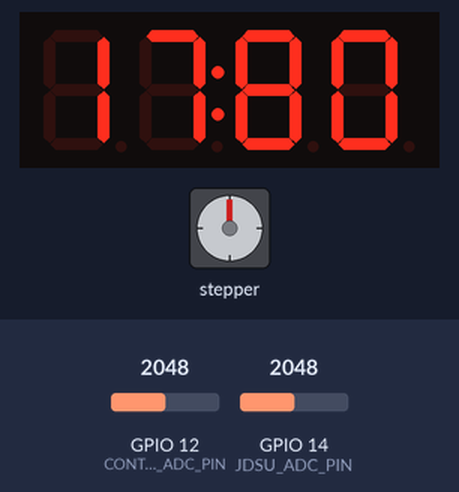
The sketch below on a simulated ESP32. On the bench: stepper motor, 4-digit seven-segment display. Wiring (inferred from the names in the program): stepper motor (2048 steps per turn assumed): coils GPIO 22, GPIO 23, GPIO 21, GPIO 19. Inputs (shaded band) come from the test bench; at power-on: GPIO 12 (CONTROL_ADC_PIN) = 2048, GPIO 14 (JDSU_ADC_PIN) = 2048.

Above: at 1.2 s.
1.3 s: GPIO 12 (CONTROL_ADC_PIN) set to 2263
At 2.02 s:
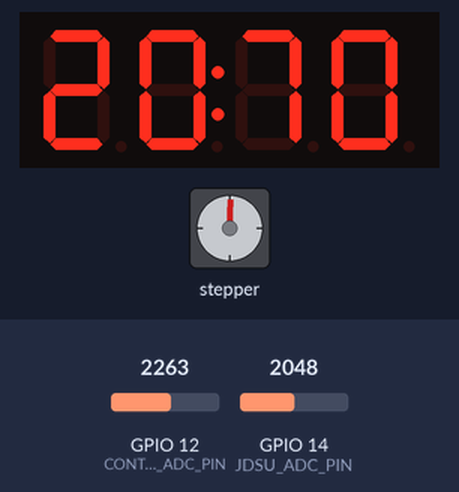
2.9 s: GPIO 12 (CONTROL_ADC_PIN) set to 2339
At 3.94 s:
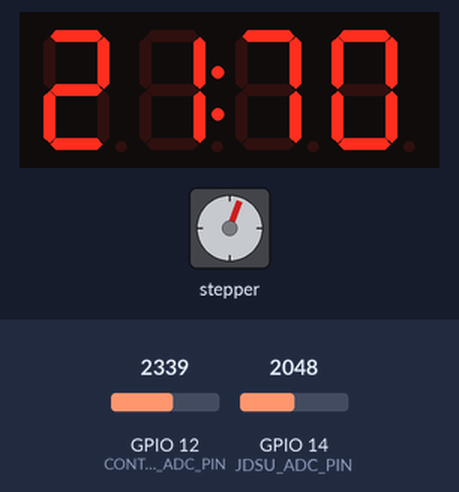
5.5 s: GPIO 12 (CONTROL_ADC_PIN) set to 2866
At 6.2 s:
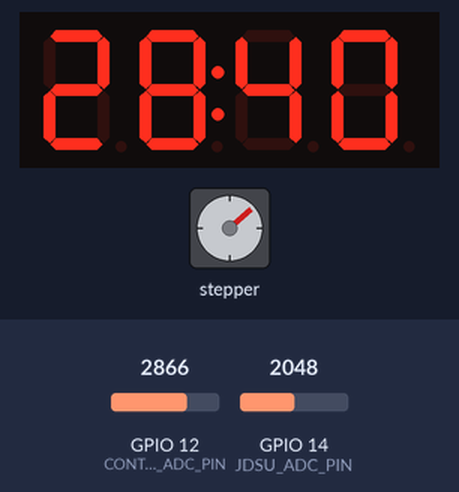
8.5 s: GPIO 14 (JDSU_ADC_PIN) set to 2866
At 9.5 s:
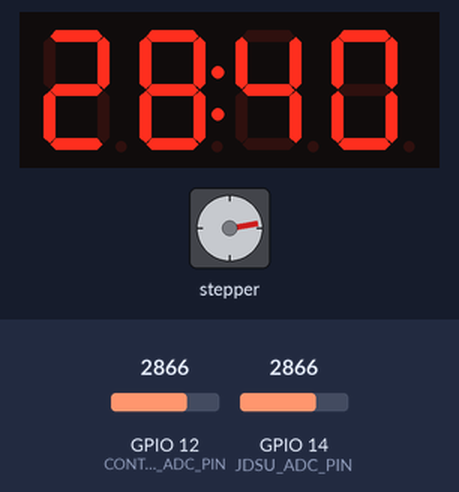
10.1 s: GPIO 14 (JDSU_ADC_PIN) set to 3603
At 12.01 s:
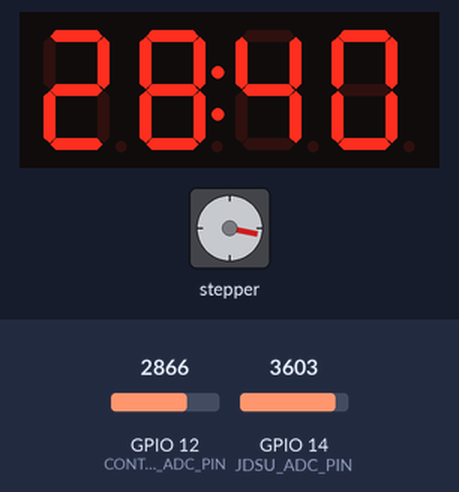
Timing chart, 0 to 23.0 s (numbered marks = the images above; inputs shaded):
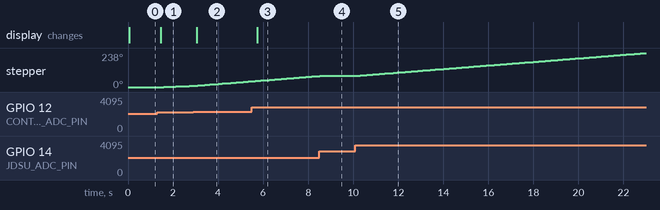

The sketch:

v1.0.ino
```cpp
#include <Arduino.h>
#include <TM1637Display.h>

#define CONTROL_ADC_PIN 12
#define JDSU_ADC_PIN 14
#define DISPLAY_CLK 2
#define DISPLAY_DIO 4
#define SETPOINT_READINGS_NUMBER 5
#define COARSE_ADJ_STEPS 35
#define FINE_ADJ_STEPS 8

const uint16_t displayLookUpTable[] = {60,60,60,60,60,60,60,60,60,60,60,60,60,60,60,60,60,60,60,60,60,60,60,60,60,60,60,60,60,60,60,60,60,60,60,60,60,60,60,60,60,60,60,60,60,60,60,60,60,60,60,60,60,60,60,60,60,60,60,60,60,60,60,60,60,60,60,70,70,70,70,70,70,70,70,70,70,70,70,70,70,70,70,70,70,70,70,70,70,70,70,70,70,70,70,70,70,70,70,70,70,70,70,70,70,70,70,70,70,70,70,70,70,70,70,70,70,70,70,70,70,70,70,70,70,70,70,70,70,70,70,70,70,70,70,70,70,70,70,70,70,70,70,70,70,70,70,70,70,70,70,70,70,70,70,70,70,70,70,70,70,70,60,60,60,60,60,60,60,60,60,60,60,60,60,60,60,60,60,60,60,60,60,60,60,60,60,60,60,60,60,60,60,60,60,60,60,60,60,60,60,60,60,60,60,60,60,60,60,60,60,60,60,60,60,60,60,60,60,60,60,60,60,60,60,60,60,60,60,60,60,60,60,60,60,60,60,60,60,60,60,60,60,60,60,60,60,60,60,60,60,60,60,60,60,60,60,60,60,60,60,60,60,60,60,60,60,60,60,50,50,50,50,50,50,50,50,50,50,50,50,50,50,50,50,50,50,50,50,50,50,50,50,50,50,50,50,50,50,50,50,50,50,50,50,50,50,50,50,50,50,50,50,50,50,50,50,50,50,50,50,50,50,50,50,50,50,50,50,50,50,50,50,50,50,50,50,50,50,50,50,50,50,50,50,50,50,50,50,50,50,50,50,50,50,50,50,50,50,50,50,50,50,50,50,50,50,50,50,50,50,50,50,50,50,50,50,50,50,50,50,50,50,50,50,50,50,50,50,50,50,50,50,50,50,50,50,50,50,50,50,50,50,50,50,50,50,50,50,50,50,50,50,50,60,60,60,60,60,60,60,60,60,60,60,60,60,60,60,60,60,60,60,60,60,60,60,60,60,60,60,60,60,60,60,60,60,60,60,60,60,60,60,60,60,60,60,60,60,60,60,60,60,70,70,70,70,70,70,70,70,70,70,70,70,70,70,70,70,70,70,70,70,70,70,70,70,70,70,70,70,70,70,70,70,80,80,80,80,80,80,80,80,80,80,80,80,80,80,80,80,80,80,80,80,80,80,80,80,80,90,90,90,90,90,90,90,90,90,90,90,90,90,90,90,90,90,90,90,90,90,90,100,100,100,100,100,100,100,100,100,100,100,100,100,100,100,100,100,100,110,110,110,110,110,110,110,110,110,110,110,110,110,110,110,110,110,120,120,120,120,120,120,120,120,120,120,120,120,120,120,120,120,130,130,130,130,130,130,130,130,130,130,130,130,130,130,130,140,140,140,140,140,140,140,140,140,140,140,140,140,150,150,150,150,150,150,150,150,150,150,150,150,150,160,160,160,160,160,160,160,160,160,160,160,160,160,170,170,170,170,170,170,170,170,170,170,170,170,180,180,180,180,180,180,180,180,180,180,180,190,190,190,190,190,190,190,190,190,190,190,200,200,200,200,200,200,200,200,200,200,200,210,210,210,210,210,210,210,210,210,210,220,220,220,220,220,220,220,220,220,220,230,230,230,230,230,230,230,230,230,230,240,240,240,240,240,240,240,240,240,250,250,250,250,250,250,250,250,250,260,260,260,260,260,260,260,260,260,260,270,270,270,270,270,270,270,270,280,280,280,280,280,280,280,280,280,290,290,290,290,290,290,290,290,290,300,300,300,300,300,300,300,300,310,310,310,310,310,310,310,310,310,320,320,320,320,320,320,320,320,330,330,330,330,330,330,330,330,340,340,340,340,340,340,340,340,350,350,350,350,350,350,350,350,360,360,360,360,360,360,360,360,370,370,370,370,370,370,370,380,380,380,380,380,380,380,380,390,390,390,390,390,390,390,390,400,400,400,400,400,400,400,410,410,410,410,410,410,410,410,420,420,420,420,420,420,420,430,430,430,430,430,430,430,440,440,440,440,440,440,440,450,450,450,450,450,450,450,450,460,460,460,460,460,460,460,470,470,470,470,470,470,470,480,480,480,480,480,480,480,490,490,490,490,490,490,490,500,500,500,500,500,500,500,510,510,510,510,510,510,510,520,520,520,520,520,520,520,530,530,530,530,530,530,530,540,540,540,540,540,540,540,550,550,550,550,550,550,560,560,560,560,560,560,560,570,570,570,570,570,570,570,580,580,580,580,580,580,580,590,590,590,590,590,590,600,600,600,600,600,600,600,610,610,610,610,610,610,610,620,620,620,620,620,620,620,630,630,630,630,630,630,640,640,640,640,640,640,640,650,650,650,650,650,650,650,660,660,660,660,660,660,670,670,670,670,670,670,670,680,680,680,680,680,680,690,690,690,690,690,690,690,700,700,700,700,700,700,700,710,710,710,710,710,710,720,720,720,720,720,720,720,730,730,730,730,730,730,730,740,740,740,740,740,740,750,750,750,750,750,750,750,760,760,760,760,760,760,770,770,770,770,770,770,770,780,780,780,780,780,780,780,790,790,790,790,790,790,800,800,800,800,800,800,800,810,810,810,810,810,810,820,820,820,820,820,820,820,830,830,830,830,830,830,830,840,840,840,840,840,840,850,850,850,850,850,850,850,860,860,860,860,860,860,860,870,870,870,870,870,870,880,880,880,880,880,880,880,890,890,890,890,890,890,890,900,900,900,900,900,900,910,910,910,910,910,910,910,920,920,920,920,920,920,920,930,930,930,930,930,930,930,940,940,940,940,940,940,950,950,950,950,950,950,950,960,960,960,960,960,960,960,970,970,970,970,970,970,970,980,980,980,980,980,980,990,990,990,990,990,990,990,1000,1000,1000,1000,1000,1000,1000,1010,1010,1010,1010,1010,1010,1010,1020,1020,1020,1020,1020,1020,1020,1030,1030,1030,1030,1030,1030,1030,1040,1040,1040,1040,1040,1040,1040,1050,1050,1050,1050,1050,1050,1050,1060,1060,1060,1060,1060,1060,1060,1070,1070,1070,1070,1070,1070,1070,1080,1080,1080,1080,1080,1080,1080,1090,1090,1090,1090,1090,1090,1090,1100,1100,1100,1100,1100,1100,1100,1110,1110,1110,1110,1110,1110,1110,1120,1120,1120,1120,1120,1120,1120,1130,1130,1130,1130,1130,1130,1130,1140,1140,1140,1140,1140,1140,1140,1150,1150,1150,1150,1150,1150,1150,1160,1160,1160,1160,1160,1160,1160,1170,1170,1170,1170,1170,1170,1170,1180,1180,1180,1180,1180,1180,1180,1180,1190,1190,1190,1190,1190,1190,1190,1200,1200,1200,1200,1200,1200,1200,1210,1210,1210,1210,1210,1210,1210,1220,1220,1220,1220,1220,1220,1220,1220,1230,1230,1230,1230,1230,1230,1230,1240,1240,1240,1240,1240,1240,1240,1250,1250,1250,1250,1250,1250,1250,1250,1260,1260,1260,1260,1260,1260,1260,1270,1270,1270,1270,1270,1270,1270,1280,1280,1280,1280,1280,1280,1280,1280,1290,1290,1290,1290,1290,1290,1290,1300,1300,1300,1300,1300,1300,1300,1300,1310,1310,1310,1310,1310,1310,1310,1320,1320,1320,1320,1320,1320,1320,1330,1330,1330,1330,1330,1330,1330,1330,1340,1340,1340,1340,1340,1340,1340,1350,1350,1350,1350,1350,1350,1350,1350,1360,1360,1360,1360,1360,1360,1360,1370,1370,1370,1370,1370,1370,1370,1370,1380,1380,1380,1380,1380,1380,1380,1380,1390,1390,1390,1390,1390,1390,1390,1400,1400,1400,1400,1400,1400,1400,1400,1410,1410,1410,1410,1410,1410,1410,1420,1420,1420,1420,1420,1420,1420,1420,1430,1430,1430,1430,1430,1430,1430,1430,1440,1440,1440,1440,1440,1440,1440,1450,1450,1450,1450,1450,1450,1450,1450,1460,1460,1460,1460,1460,1460,1460,1470,1470,1470,1470,1470,1470,1470,1470,1480,1480,1480,1480,1480,1480,1480,1480,1490,1490,1490,1490,1490,1490,1490,1500,1500,1500,1500,1500,1500,1500,1500,1510,1510,1510,1510,1510,1510,1510,1510,1520,1520,1520,1520,1520,1520,1520,1530,1530,1530,1530,1530,1530,1530,1530,1540,1540,1540,1540,1540,1540,1540,1540,1550,1550,1550,1550,1550,1550,1550,1560,1560,1560,1560,1560,1560,1560,1560,1570,1570,1570,1570,1570,1570,1570,1570,1580,1580,1580,1580,1580,1580,1580,1590,1590,1590,1590,1590,1590,1590,1590,1600,1600,1600,1600,1600,1600,1600,1600,1610,1610,1610,1610,1610,1610,1610,1620,1620,1620,1620,1620,1620,1620,1620,1630,1630,1630,1630,1630,1630,1630,1630,1640,1640,1640,1640,1640,1640,1640,1650,1650,1650,1650,1650,1650,1650,1650,1660,1660,1660,1660,1660,1660,1660,1660,1670,1670,1670,1670,1670,1670,1670,1680,1680,1680,1680,1680,1680,1680,1680,1690,1690,1690,1690,1690,1690,1690,1690,1700,1700,1700,1700,1700,1700,1700,1710,1710,1710,1710,1710,1710,1710,1710,1720,1720,1720,1720,1720,1720,1720,1730,1730,1730,1730,1730,1730,1730,1730,1740,1740,1740,1740,1740,1740,1740,1740,1750,1750,1750,1750,1750,1750,1750,1760,1760,1760,1760,1760,1760,1760,1760,1770,1770,1770,1770,1770,1770,1770,1780,1780,1780,1780,1780,1780,1780,1780,1790,1790,1790,1790,1790,1790,1790,1800,1800,1800,1800,1800,1800,1800,1800,1810,1810,1810,1810,1810,1810,1810,1820,1820,1820,1820,1820,1820,1820,1820,1830,1830,1830,1830,1830,1830,1830,1840,1840,1840,1840,1840,1840,1840,1840,1850,1850,1850,1850,1850,1850,1850,1860,1860,1860,1860,1860,1860,1860,1860,1870,1870,1870,1870,1870,1870,1870,1880,1880,1880,1880,1880,1880,1880,1880,1890,1890,1890,1890,1890,1890,1890,1900,1900,1900,1900,1900,1900,1900,1900,1910,1910,1910,1910,1910,1910,1910,1920,1920,1920,1920,1920,1920,1920,1930,1930,1930,1930,1930,1930,1930,1930,1940,1940,1940,1940,1940,1940,1940,1950,1950,1950,1950,1950,1950,1950,1960,1960,1960,1960,1960,1960,1960,1960,1970,1970,1970,1970,1970,1970,1970,1980,1980,1980,1980,1980,1980,1980,1990,1990,1990,1990,1990,1990,1990,1990,2000,2000,2000,2000,2000,2000,2000,2010,2010,2010,2010,2010,2010,2010,2020,2020,2020,2020,2020,2020,2020,2020,2030,2030,2030,2030,2030,2030,2030,2040,2040,2040,2040,2040,2040,2040,2050,2050,2050,2050,2050,2050,2050,2050,2060,2060,2060,2060,2060,2060,2060,2070,2070,2070,2070,2070,2070,2070,2080,2080,2080,2080,2080,2080,2080,2090,2090,2090,2090,2090,2090,2090,2090,2100,2100,2100,2100,2100,2100,2100,2110,2110,2110,2110,2110,2110,2110,2120,2120,2120,2120,2120,2120,2120,2130,2130,2130,2130,2130,2130,2130,2130,2140,2140,2140,2140,2140,2140,2140,2150,2150,2150,2150,2150,2150,2150,2160,2160,2160,2160,2160,2160,2160,2160,2170,2170,2170,2170,2170,2170,2170,2180,2180,2180,2180,2180,2180,2180,2190,2190,2190,2190,2190,2190,2190,2200,2200,2200,2200,2200,2200,2200,2200,2210,2210,2210,2210,2210,2210,2210,2220,2220,2220,2220,2220,2220,2220,2230,2230,2230,2230,2230,2230,2230,2240,2240,2240,2240,2240,2240,2240,2240,2250,2250,2250,2250,2250,2250,2250,2260,2260,2260,2260,2260,2260,2260,2270,2270,2270,2270,2270,2270,2270,2280,2280,2280,2280,2280,2280,2280,2280,2290,2290,2290,2290,2290,2290,2290,2300,2300,2300,2300,2300,2300,2300,2310,2310,2310,2310,2310,2310,2310,2310,2320,2320,2320,2320,2320,2320,2320,2330,2330,2330,2330,2330,2330,2330,2340,2340,2340,2340,2340,2340,2340,2340,2350,2350,2350,2350,2350,2350,2350,2360,2360,2360,2360,2360,2360,2360,2360,2370,2370,2370,2370,2370,2370,2370,2380,2380,2380,2380,2380,2380,2380,2390,2390,2390,2390,2390,2390,2390,2390,2400,2400,2400,2400,2400,2400,2400,2410,2410,2410,2410,2410,2410,2410,2410,2420,2420,2420,2420,2420,2420,2420,2430,2430,2430,2430,2430,2430,2430,2430,2440,2440,2440,2440,2440,2440,2440,2450,2450,2450,2450,2450,2450,2450,2450,2460,2460,2460,2460,2460,2460,2460,2460,2470,2470,2470,2470,2470,2470,2470,2480,2480,2480,2480,2480,2480,2480,2480,2490,2490,2490,2490,2490,2490,2490,2490,2500,2500,2500,2500,2500,2500,2500,2510,2510,2510,2510,2510,2510,2510,2510,2520,2520,2520,2520,2520,2520,2520,2520,2530,2530,2530,2530,2530,2530,2530,2540,2540,2540,2540,2540,2540,2540,2540,2550,2550,2550,2550,2550,2550,2550,2550,2560,2560,2560,2560,2560,2560,2560,2560,2570,2570,2570,2570,2570,2570,2570,2570,2580,2580,2580,2580,2580,2580,2580,2580,2590,2590,2590,2590,2590,2590,2590,2590,2600,2600,2600,2600,2600,2600,2600,2600,2610,2610,2610,2610,2610,2610,2610,2610,2620,2620,2620,2620,2620,2620,2620,2620,2630,2630,2630,2630,2630,2630,2630,2630,2640,2640,2640,2640,2640,2640,2640,2640,2650,2650,2650,2650,2650,2650,2650,2650,2650,2660,2660,2660,2660,2660,2660,2660,2660,2670,2670,2670,2670,2670,2670,2670,2670,2680,2680,2680,2680,2680,2680,2680,2680,2680,2690,2690,2690,2690,2690,2690,2690,2690,2700,2700,2700,2700,2700,2700,2700,2700,2700,2710,2710,2710,2710,2710,2710,2710,2710,2720,2720,2720,2720,2720,2720,2720,2720,2720,2730,2730,2730,2730,2730,2730,2730,2730,2730,2740,2740,2740,2740,2740,2740,2740,2740,2750,2750,2750,2750,2750,2750,2750,2750,2750,2760,2760,2760,2760,2760,2760,2760,2760,2760,2770,2770,2770,2770,2770,2770,2770,2770,2770,2780,2780,2780,2780,2780,2780,2780,2780,2780,2790,2790,2790,2790,2790,2790,2790,2790,2790,2800,2800,2800,2800,2800,2800,2800,2800,2800,2810,2810,2810,2810,2810,2810,2810,2810,2810,2820,2820,2820,2820,2820,2820,2820,2820,2820,2830,2830,2830,2830,2830,2830,2830,2830,2830,2830,2840,2840,2840,2840,2840,2840,2840,2840,2840,2850,2850,2850,2850,2850,2850,2850,2850,2850,2860,2860,2860,2860,2860,2860,2860,2860,2860,2860,2870,2870,2870,2870,2870,2870,2870,2870,2870,2880,2880,2880,2880,2880,2880,2880,2880,2880,2880,2890,2890,2890,2890,2890,2890,2890,2890,2890,2890,2900,2900,2900,2900,2900,2900,2900,2900,2900,2900,2910,2910,2910,2910,2910,2910,2910,2910,2910,2910,2920,2920,2920,2920,2920,2920,2920,2920,2920,2920,2930,2930,2930,2930,2930,2930,2930,2930,2930,2930,2940,2940,2940,2940,2940,2940,2940,2940,2940,2940,2950,2950,2950,2950,2950,2950,2950,2950,2950,2950,2960,2960,2960,2960,2960,2960,2960,2960,2960,2960,2970,2970,2970,2970,2970,2970,2970,2970,2970,2970,2970,2980,2980,2980,2980,2980,2980,2980,2980,2980,2980,2990,2990,2990,2990,2990,2990,2990,2990,2990,2990,2990,3000,3000,3000,3000,3000,3000,3000,3000,3000,3000,3010,3010,3010,3010,3010,3010,3010,3010,3010,3010,3010,3020,3020,3020,3020,3020,3020,3020,3020,3020,3020,3020,3030,3030,3030,3030,3030,3030,3030,3030,3030,3030,3030,3040,3040,3040,3040,3040,3040,3040,3040,3040,3040,3050,3050,3050,3050,3050,3050,3050,3050,3050,3050,3050,3050,3060,3060,3060,3060,3060,3060,3060,3060,3060,3060,3060,3070,3070,3070,3070,3070,3070,3070,3070,3070,3070,3070,3080,3080,3080,3080,3080,3080,3080,3080,3080,3080,3080,3090,3090,3090,3090,3090,3090,3090,3090,3090,3090,3090,3100,3100,3100,3100,3100,3100,3100,3100,3100,3100,3100,3100,3110,3110,3110,3110,3110,3110,3110,3110,3110,3110,3110,3120,3120,3120,3120,3120,3120,3120,3120,3120,3120,3120,3120,3130,3130,3130,3130,3130,3130,3130,3130,3130,3130,3130,3130,3140,3140,3140,3140,3140,3140,3140,3140,3140,3140,3140,3150,3150,3150,3150,3150,3150,3150,3150,3150,3150,3150,3150,3160,3160,3160,3160,3160,3160,3160,3160,3160,3160,3160,3160,3170,3170,3170,3170,3170,3170,3170,3170,3170,3170,3170,3170,3180,3180,3180,3180,3180,3180,3180,3180,3180,3180,3180,3180,3190,3190,3190,3190,3190,3190,3190,3190,3190,3190,3190,3190,3200,3200,3200,3200,3200,3200,3200,3200,3200,3200,3200,3200,3200,3210,3210,3210,3210,3210,3210,3210,3210,3210,3210,3210,3210,3220,3220,3220,3220,3220,3220,3220,3220,3220,3220,3220,3220,3220,3230,3230,3230,3230,3230,3230,3230,3230,3230,3230,3230,3230,3240,3240,3240,3240,3240,3240,3240,3240,3240,3240,3240,3240,3240,3250,3250,3250,3250,3250,3250,3250,3250,3250,3250,3250,3250,3250,3260,3260,3260,3260,3260,3260,3260,3260,3260,3260,3260,3260,3260,3270,3270,3270,3270,3270,3270,3270,3270,3270,3270,3270,3270,3270,3280,3280,3280,3280,3280,3280,3280,3280,3280,3280,3280,3280,3280,3290,3290,3290,3290,3290,3290,3290,3290,3290,3290,3290,3290,3290,3300,3300,3300,3300,3300,3300,3300,3300,3300,3300,3300,3300,3300,3300,3310,3310,3310,3310,3310,3310,3310,3310,3310,3310,3310,3310,3310,3320,3320,3320,3320,3320,3320,3320,3320,3320,3320,3320,3320,3320,3320,3330,3330,3330,3330,3330,3330,3330,3330,3330,3330,3330,3330,3330,3330,3340,3340,3340,3340,3340,3340,3340,3340,3340,3340,3340,3340,3340,3340,3340,3350,3350,3350,3350,3350,3350,3350,3350,3350,3350,3350,3350,3350,3350,3360,3360,3360,3360,3360,3360,3360,3360,3360,3360,3360,3360,3360,3360,3360,3370,3370,3370,3370,3370,3370,3370,3370,3370,3370,3370,3370,3370,3370,3370,3370,3380,3380,3380,3380,3380,3380,3380,3380,3380,3380,3380,3380,3380,3380,3380,3390,3390,3390,3390,3390,3390,3390,3390,3390,3390,3390,3390,3390,3390,3390,3390,3400,3400,3400,3400,3400,3400,3400,3400,3400,3400,3400,3400,3400,3400,3400,3400,3400,3410,3410,3410,3410,3410,3410,3410,3410,3410,3410,3410,3410,3410,3410,3410,3410,3410,3420,3420,3420,3420,3420,3420,3420,3420,3420,3420,3420,3420,3420,3420,3420,3420,3420,3430,3430,3430,3430,3430,3430,3430,3430,3430,3430,3430,3430,3430,3430,3430,3430,3430,3430,3440,3440,3440,3440,3440,3440,3440,3440,3440,3440,3440,3440,3440,3440,3440,3440,3440,3440,3440,3450,3450,3450,3450,3450,3450,3450,3450,3450,3450,3450,3450,3450,3450,3450,3450,3450,3450,3450,3450,3460,3460,3460,3460,3460,3460,3460,3460,3460,3460,3460,3460,3460,3460,3460,3460,3460,3460,3460,3460,3460,3470,3470,3470,3470,3470,3470,3470,3470,3470,3470,3470,3470,3470,3470,3470,3470,3470,3470,3470,3470,3470,3480,3480,3480,3480,3480,3480,3480,3480,3480,3480,3480,3480,3480,3480,3480,3480,3480,3480,3480,3480,3480,3480,3490,3490,3490,3490,3490,3490,3490,3490,3490,3490,3490,3490,3490,3490,3490,3490,3490,3490,3490,3490,3490,3490,3490,3500,3500,3500,3500,3500,3500,3500,3500,3500,3500,3500,3500,3500,3500,3500,3500,3500,3500,3500,3500,3500,3500,3500,3510,3510,3510,3510,3510,3510,3510,3510,3510,3510,3510,3510,3510,3510,3510,3510,3510,3510,3510,3510,3510,3510,3510,3520,3520,3520,3520,3520,3520,3520,3520,3520,3520,3520,3520,3520,3520,3520,3520,3520,3520,3520,3520,3520,3520,3530,3530,3530,3530,3530,3530,3530,3530,3530,3530,3530,3530,3530,3530,3530,3530,3530,3530,3530,3530,3540,3540,3540,3540,3540,3540,3540,3540,3540,3540,3540,3540,3540,3540,3540,3540,3540,3540,3540,3550,3550,3550,3550,3550,3550,3550,3550,3550,3550,3550,3550,3550,3550,3550,3550,3550,3560,3560,3560,3560,3560,3560,3560,3560,3560,3560,3560,3560,3560,3560,3560,3560,3570,3570,3570,3570,3570,3570,3570,3570,3570,3570,3570,3570,3570,3570,3580,3580,3580,3580,3580,3580,3580,3580,3580,3580,3580,3580,3590,3590,3590,3590,3590,3590};
const int motorControlPins[4] = {22, 23, 21, 19};
// Two dimensional array as look up table for driving the stepper motor
const int motorControlSequence[4][4] = {{0,1,0,1},
                                        {1,1,0,0},
                                        {1,0,1,0},
                                        {0,0,1,1}};
// Control variables
int currentStep = 0;
uint32_t setPoint = 0;
uint32_t JDSUValue = 0;
int loopError = 0;
// Function prototypes
TM1637Display display(DISPLAY_CLK, DISPLAY_DIO);
void singleStep(int turningDirection);
uint32_t getFilteredADC(uint8_t pin);
// Setup GPIO, serial comms (uncomment if desired) and display
void setup() {
  for(int i = 0; i <= 3; i++)
  {
    pinMode(motorControlPins[i], OUTPUT);
  }
  pinMode(CONTROL_ADC_PIN, INPUT);
  pinMode(JDSU_ADC_PIN, INPUT);
  //Serial.begin(115200);
  display.setBrightness(0x0f);
}

// Main loop
void loop() {
  setPoint = getFilteredADC(CONTROL_ADC_PIN);
  // Safeguard to avoid exceeding EVOA's turning range
  if(setPoint < 205){setPoint = 205;}
  if(setPoint > 3890){setPoint = 3890;}
  JDSUValue = getFilteredADC(JDSU_ADC_PIN);

  display.showNumberDecEx(displayLookUpTable[setPoint-205], (0x80 >> 1) ,true);
  /*
  Serial.print("C:");
  Serial.print(setPoint);
  Serial.print(",J:");
  Serial.println(JDSUValue);
  */

  loopError = setPoint - JDSUValue;
  // Decision making. This could be replaced by a proportional action to create a more traditional "P" Control Loop.
  if(abs(loopError) > 250)
  {
    if(loopError > 0)
    {
      for(int i = 0; i < COARSE_ADJ_STEPS; i++)
      {
        singleStep(1);
      }
    }
    else
    {
      for(int i = 0; i < COARSE_ADJ_STEPS; i++)
      {
        singleStep(0);
      }
    }
  }
  else if (abs(loopError) > 50)
  {
    if(loopError > 0)
    {
      for(int i = 0; i < FINE_ADJ_STEPS; i++)
      {
        singleStep(1);
      }
    }
    else
    {
      for(int i = 0; i < FINE_ADJ_STEPS; i++)
      {
        singleStep(0);
      }
    }
  }
  else
  {
    if(abs(loopError) < 15)
    {
      delay(100);
    }
    else if(loopError > 0)
    {
      singleStep(1);
    }
    else
    {
      singleStep(0);
    }
  }
}


// This function executes a Mean Value Filter,
// along with delays to use Nyquist theorem as means of limiting
uint32_t getFilteredADC(uint8_t pin)
{
  uint32_t acumulator = 0;
  for(int i = 0; i < SETPOINT_READINGS_NUMBER; i++)
  {
    acumulator += analogRead(pin);
    delay(5);
  }
  acumulator = acumulator/SETPOINT_READINGS_NUMBER;
  return acumulator;
}


// This function outputs the control word necessary for stepping the attenuator once.
// Its single argument indicates which direction is to be used.
// 1 for increasing attenuation (and ADC measurement) and 0 for the contrary
// The control word is held for DELAY_HOLD_OUTPUT milliseconds,
// and then turned off to avoid dissipating energy unnecessarily.
void singleStep(int turningDirection)
{
  if (turningDirection == 1)
  {
    currentStep++;
    if (currentStep == 4){currentStep = 0;}
  }
  else if (turningDirection == 0)
  {
    currentStep--;
    if (currentStep == -1){currentStep = 3;}
  }
  else
  {
    return;
  }
  for(int i = 0; i < 4; i++)
  {
    digitalWrite(motorControlPins[i], motorControlSequence[currentStep][i]);
  }
  delay(5);
  for(int i = 0; i < 4; i++)
  {
    digitalWrite(motorControlPins[i], 0);
  }
}
```

Measured:
- the behaviour switches between 2298 and 2299 on GPIO 12 (CONTROL_ADC_PIN) (found by bisection; images 1 and 2)
- after the input at 1.3 s, stepper: keeps turning clockwise at about 7°/s, starting after 0.29 s; the display: changes after 0.15 s (image 1)
- after the input at 2.9 s, the display: changes after 0.14 s (image 2)
- after the input at 5.5 s, the display: changes after 0.23 s (image 3)
- after the input at 8.5 s, stepper: goes on until 8.6 s, then stays 80°
- after the input at 10.1 s, stepper: turns 16° clockwise in 1.1 s, then 1° counter-clockwise in 0.00 s, then 143° clockwise in 11.4 s
